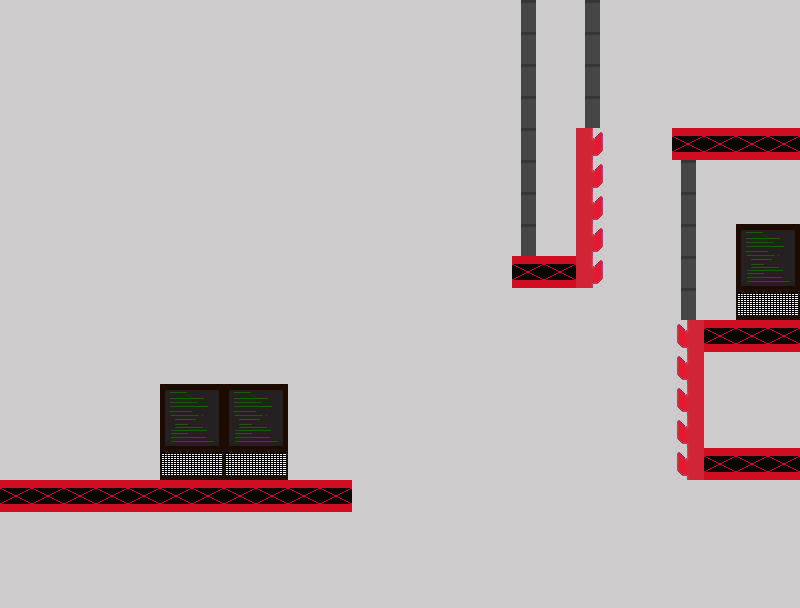

A 2D game scene composited from a Tiled map and its tileset images. What follows is a short description and the map's XML, with each tile layer's data collapsed to a summary:
An orthogonal 25x19 tile map with 32x32 px tiles, 3 tile layers (background, foreground, inst), 4 tilesets and 16 objects (player, goal).

<map version="1.0" orientation="orthogonal" renderorder="right-down" width="25" height="19" tilewidth="32" tileheight="32" nextobjectid="109">
 <tileset firstgid="1" name="factory_tilesheet" tilewidth="32" tileheight="32" tilecount="15" columns="5">
  <image source="factory_tilesheet.png" width="160" height="96" />
 </tileset>
 <tileset firstgid="16" name="inst" tilewidth="32" tileheight="48" tilecount="4" columns="4">
  <image source="left_right_buttons.png" width="128" height="48" />
 </tileset>
 <tileset firstgid="20" name="space" tilewidth="32" tileheight="48" tilecount="4" columns="4">
  <image source="space.png" width="128" height="48" />
 </tileset>
 <tileset firstgid="24" name="shift" tilewidth="32" tileheight="48" tilecount="4" columns="4">
  <image source="shift.png" width="128" height="48" />
 </tileset>
 <layer name="background" width="25" height="19">
  <data>[475 cells, 475 non-empty, 1 distinct tile ids]</data>
 </layer>
 <layer name="foreground" width="25" height="19">
  <data>[475 cells, 68 non-empty, 9 distinct tile ids]</data>
 </layer>
 <objectgroup name="collision">
  <object id="44" name="player" x="23.6667" y="391.667" width="28" height="30">
   <properties>
    <property name="sensor" type="bool" value="false" />
   </properties>
  </object>
  <object id="90" name="goal" x="768" y="96" width="32" height="32">
   <properties>
    <property name="collidable" type="bool" value="true" />
    <property name="sensor" type="bool" value="true" />
    <property name="type" value="goal" />
   </properties>
  </object>
  <object id="91" x="0" y="480">
   <properties>
    <property name="collidable" type="bool" value="true" />
    <property name="type" value="floor" />
   </properties>
   <polyline points="0,0 352,0" />
  </object>
  <object id="94" x="0" y="0">
   <properties>
    <property name="collidable" type="bool" value="true" />
    <property name="type" value="bounds" />
   </properties>
   <polyline points="0,0 0,736 800,736 800,0" />
  </object>
  <object id="96" x="-388" y="640">
   <properties>
    <property name="collidable" type="bool" value="true" />
    <property name="type" value="killbox" />
   </properties>
   <polyline points="0,0 1476,0" />
  </object>
  <object id="98" x="672" y="128" width="301.469">
   <properties>
    <property name="collidable" type="bool" value="true" />
    <property name="type" value="floor" />
   </properties>
   <polyline points="0,0 444.667,0" />
  </object>
  <object id="99" x="688" y="320" width="107.119" rotation="90">
   <properties>
    <property name="collidable" type="bool" value="true" />
    <property name="facing" value="left" />
    <property name="type" value="hook" />
   </properties>
   <polyline points="0,0 158,0" />
  </object>
  <object id="100" x="352" y="480" width="20.791" rotation="90">
   <properties>
    <property name="collidable" type="bool" value="true" />
    <property name="type" value="wall" />
   </properties>
   <polyline points="0,0 30.6667,0" />
  </object>
  <object id="101" x="594.667" y="129.333" width="107.119" rotation="90">
   <properties>
    <property name="collidable" type="bool" value="true" />
    <property name="facing" value="right" />
    <property name="type" value="hook" />
   </properties>
   <polyline points="0,0 158,0" />
  </object>
  <object id="102" x="672" y="128" width="20.791" rotation="90">
   <properties>
    <property name="collidable" type="bool" value="true" />
    <property name="type" value="wall" />
   </properties>
   <polyline points="0,0 30.6667,0" />
  </object>
  <object id="103" x="680" y="160" width="107.119" rotation="90">
   <properties>
    <property name="collidable" type="bool" value="true" />
    <property name="type" value="wall" />
   </properties>
   <polyline points="0,0 158,0" />
  </object>
  <object id="104" x="600" y="-32" width="107.119" rotation="90">
   <properties>
    <property name="collidable" type="bool" value="true" />
    <property name="type" value="wall" />
   </properties>
   <polyline points="0,0 158,0" />
  </object>
  <object id="105" x="520" y="0" width="172.204" rotation="90">
   <properties>
    <property name="collidable" type="bool" value="true" />
    <property name="type" value="wall" />
   </properties>
   <polyline points="0,0 254,0" />
  </object>
  <object id="106" x="512" y="256" width="20.791" rotation="90">
   <properties>
    <property name="collidable" type="bool" value="true" />
    <property name="type" value="wall" />
   </properties>
   <polyline points="0,0 30.6667,0" />
  </object>
  <object id="107" x="512" y="256" width="42.0339">
   <properties>
    <property name="collidable" type="bool" value="true" />
    <property name="type" value="floor" />
   </properties>
   <polyline points="0,0 62,0" />
  </object>
  <object id="108" x="512" y="288" width="53.5594">
   <properties>
    <property name="collidable" type="bool" value="true" />
    <property name="type" value="ceiling" />
   </properties>
   <polyline points="0,0 79,0" />
  </object>
 </objectgroup>
 <layer name="inst" width="25" height="19">
  <data>[475 cells, 0 non-empty, 0 distinct tile ids]</data>
 </layer>
</map>